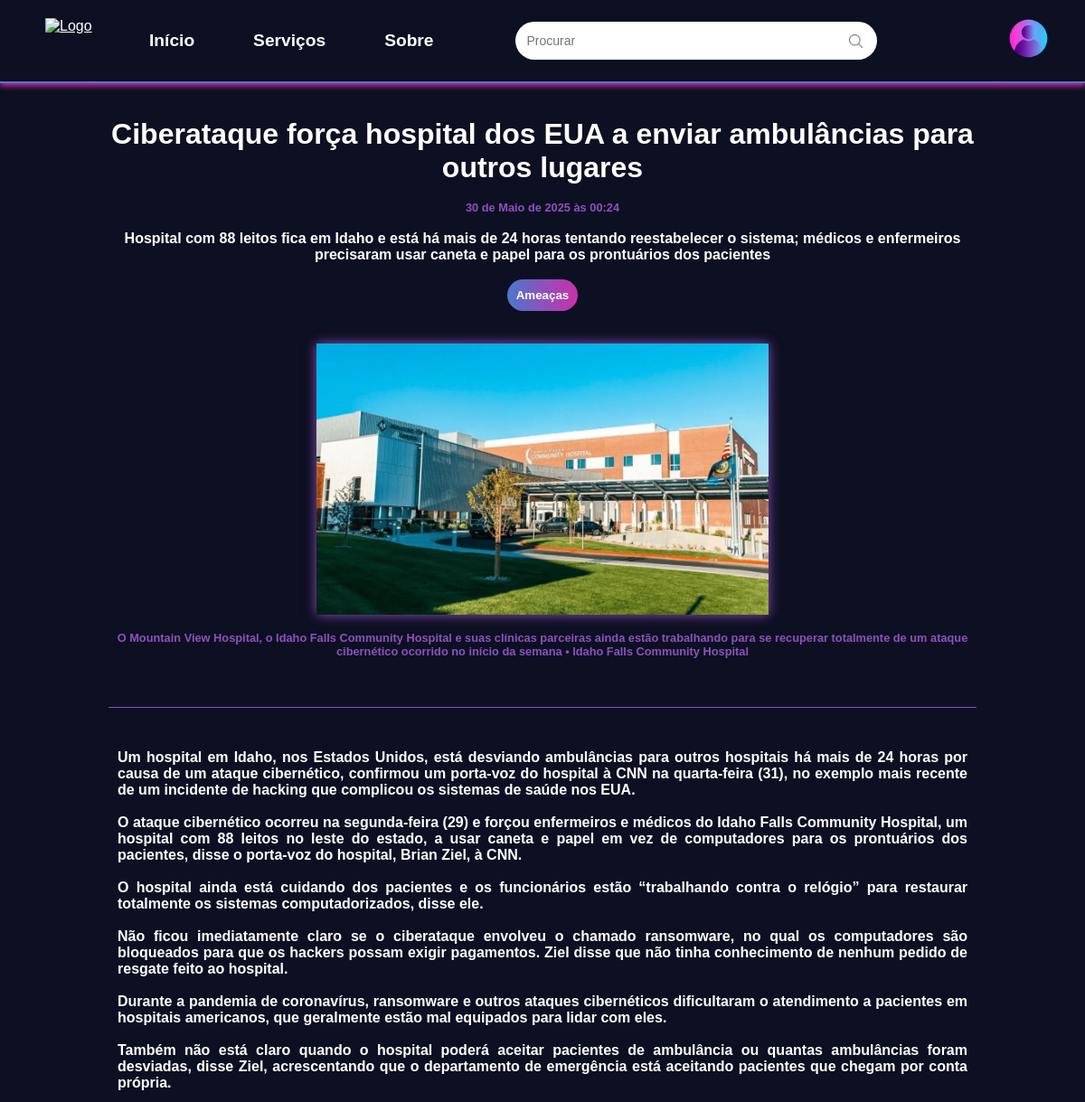
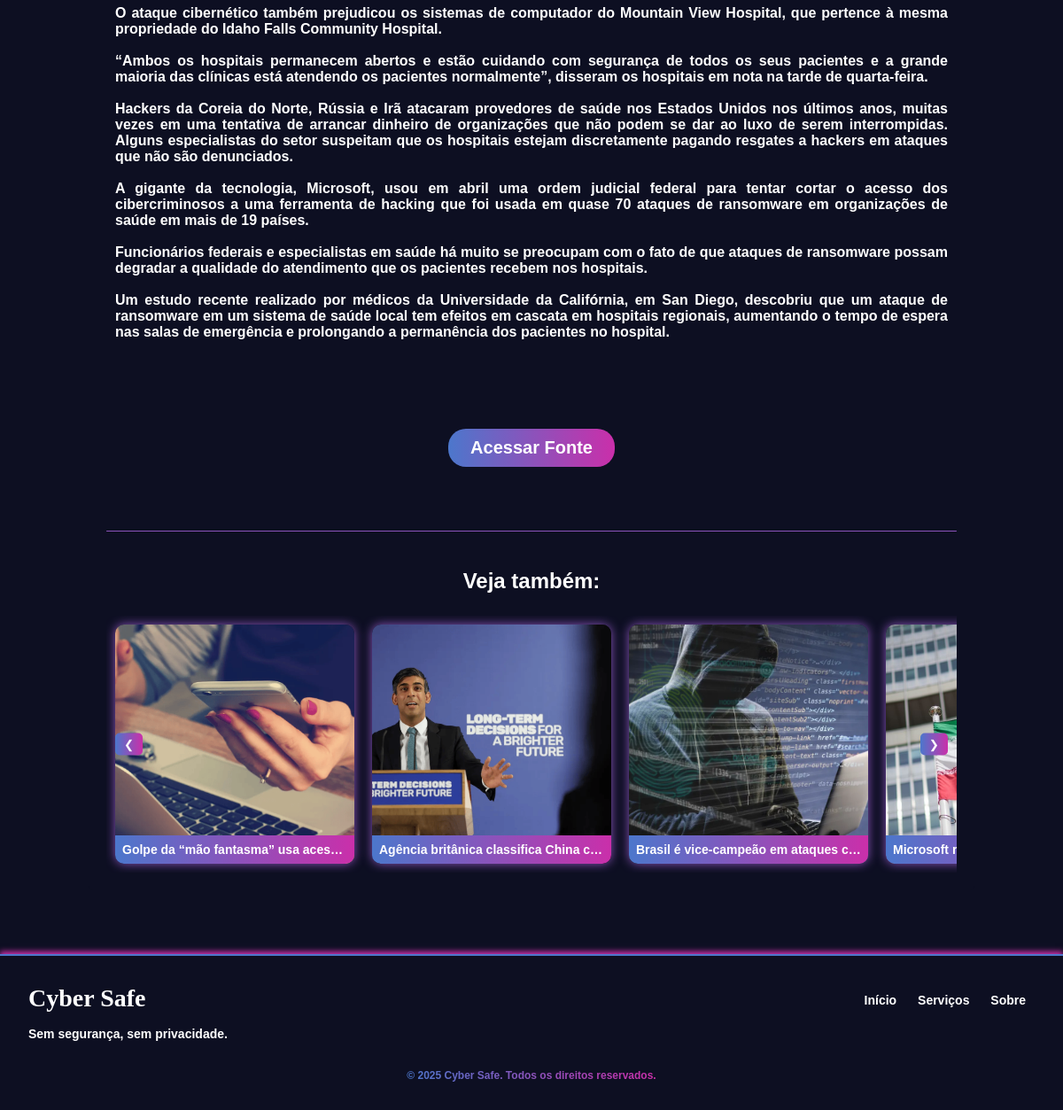
The app's page /noticia/37/ with its own data (2 pictures, top to bottom).
### learning_logs/models.py (models this page shows, shortened)
class Noticia(models.Model):
    titulo = models.CharField(max_length=255)
    descricao = models.TextField(blank=True, null=True)
    descricao_imagem = models.TextField(blank=True, null=True)
    descricao_imagem2 = models.TextField(blank=True, null=True)
    imagem = models.ImageField(upload_to='noticias/', blank=True, null=True)
    imagem2 = models.ImageField(upload_to='noticias/', blank=True, null=True)
    conteudo = models.TextField()
    conteudo2 = models.TextField(blank=True, null=True)
    link = models.URLField(null=True, blank=True)
    data_publicacao = models.DateTimeField(auto_now_add=True)
    categoria = models.CharField(max_length=100, choices=[
        ('vulnerabilidades', 'Vulnerabilidades'),
        ('ameaças', 'Ameaças'),
        ('tendencias', 'Tendências'),
        ('ciberseguranca', 'Cibersegurança'),
    ])

### learning_logs/views.py (the view)
# urls.py: path('noticia/<int:pk>/', views.noticia, name='noticia'),
def noticia(request, pk):
    noticia = get_object_or_404(Noticia, pk=pk)
    noticias_mesma_categoria = Noticia.objects.filter(
        categoria=noticia.categoria
    ).exclude(pk=pk).order_by('-data_publicacao')
    context = {
        'noticia': noticia,
        'noticias_mesma_categoria': noticias_mesma_categoria,
    }
    return render(request, 'learning_logs/noticia.html', context)

### learning_logs/templates/learning_logs/noticia.html (shortened to what this page needs)
<!DOCTYPE html>
<html lang="pt-BR">
    {% extends "learning_logs/base.html" %}
    {% load static %}
    {% block extra_css %}
        <link rel="stylesheet" href="{% static 'learning_logs/css/index.css' %}">
    {% endblock %}
    {% block content %}
    <div class="corpo-noticia">
        <br>
        <h1>{{ noticia.titulo }}</h1>
        <br>
        <p class="data">{{ noticia.data_publicacao }}</p>
        <br>
        <strong><p>{{ noticia.descricao }}</p></strong>
        <br>
        <div class="botao-ctg">
            <button type="submit">{{ noticia.categoria|title }}</button>
        </div>
        <br>
        <br>
        <img src="{{ noticia.imagem.url }}" alt="{{ noticia.titulo }}" class="noticia-img" width="500" height="300">
        <br>
        {% if noticia.descricao_imagem %}
        <p class="desc-img">{{ noticia.descricao_imagem }}</p>
        {% endif %}
        <br>
        <br>
        <br>
        <br>
        <br>
        <p class="conteudo">{{ noticia.conteudo|safe }}</p>
        <br>
        <br>
        <br>
        <br>
        <br>
        <div class="botao-noticia">
            <a href="{{ noticia.link }}"><button type="submit">Acessar Fonte</button></a>
        </div>
        <br>
        <br>
        <br>
        <br>
        <br>
        <br>
        <div class="categoria">
            <h2>Veja também:</h2>
            <br>
            <div class="carousel">
                <button class="carousel-button prev">❮</button>
                <div class="carousel-items">
                    {% for noticia in noticias_mesma_categoria %}
                        <div class="carousel-item">
                            <a href="{% url 'noticia' noticia.pk %}">
                                <img src="{{ noticia.imagem.url }}" alt="{{ noticia.titulo }}">
                            </a>
                            <h3>{{ noticia.titulo }}</h3>
                        </div>
                    {% empty %}
                        <p>Não há outras notícias nesta categoria.</p>
                    {% endfor %}
                </div>
                <button class="carousel-button next">❯</button>
            </div>
        </div>
    </div>
    <br>
    <br>
    <br>
    <br>
{% endblock content %}

### learning_logs/static/learning_logs/css/base.css (style rules this page uses)
* { margin: 0; padding: 0; box-sizing: border-box; color: rgb(255, 255, 255); }
body { background-color: #0d0f22; }

### learning_logs/static/learning_logs/css/index.css (style rules this page uses)
.corpo-noticia { font-family: 'Arial', sans-serif; font-weight: bold; text-align: justify; border-radius: 5px; margin-top: 3px; background-color: #0d0f22; padding: 20px; margin: 0 auto; max-width: 1000px; }
.corpo-noticia h1, strong { text-align: center; }
.conteudo { margin: 0 auto; max-width: 1000px; width: 100%; padding: 10px; }
.botao-ctg button { background: linear-gradient(to right, #4c77cc, #ca2faa); border: none; color: white; padding: 10px; border-radius: 20px; cursor: pointer; font-weight: bold; display: block; margin: 0 auto; }
.data { color: #8b53bb; text-align: center; font-size: 0.8em; }
.desc-img { color: #8b53bb; text-align: center; font-size: 0.8em; }
.noticia-img { box-shadow: 0 0 12px #8b53bb; display: block; margin: 0 auto; }
.botao-noticia button { background: linear-gradient(to right, #4c77cc, #ca2faa); border: none; color: white; font-size: 20px; padding: 10px 25px; border-radius: 20px; cursor: pointer; font-weight: bold; transition: 0.3s ease; display: block; margin: 0 auto; }
.botao-noticia a { text-decoration: none; }
.categoria { width: 100%; max-width: 100%; background: transparent; box-shadow: none; margin: 0 auto; }
.categoria h2 { text-align: center; text-transform: none; border-top-left-radius: 7px; border-top-right-radius: 7px; padding: 7px; }
.carousel { position: relative; overflow: hidden; width: 100%; max-width: 100%; margin: 0 auto; height: auto; }
.carousel-items { display: flex; transition: transform 0.5s ease-in-out; width: fit-content; margin: auto; }
.carousel-item { width: 270px; height: 270px; margin: 10px; border-radius: 10px; overflow: hidden; position: relative; box-shadow: 0 0 12px #8b53bb; }
.carousel-item img { width: 100%; height: 100%; object-fit: cover; position: absolute; top: 0; left: 0; }
.carousel-item h3 { position: absolute; bottom: 0; width: 100%; background: linear-gradient(to right, #4c77cc, #ca2faa); color: white; text-align: center; font-size: 14px; padding: 8px; margin: 0; white-space: nowrap; overflow: hidden; text-overflow: ellipsis; }
.carousel-button { background: rgba(0, 0, 0, 0.5); color: white; border: none; position: absolute; top: 50%; transform: translateY(-50%); padding: 5px 10px; cursor: pointer; border-radius: 5px; z-index: 2; }
.carousel-button.prev { left: 10px; background: linear-gradient(to right, #4c77cc, #ca2faa); }
.carousel-button.next { right: 10px; background: linear-gradient(to right, #4c77cc, #ca2faa); }

### records on screen
Noticia: titulo "Ciberataque força hospital dos EUA a enviar ambulâncias para outros lugares", data_publicacao "30 de Maio de 2025 às 00:24", descricao "Hospital com 88 leitos fica em Idaho e está há mais de 24 horas tentando reestabelecer o sistema; médicos e enfermeiros precisaram usar caneta e papel para os prontuários dos pacientes", categoria "Ameaças", imagem (picture), descricao_imagem "O Mountain View Hospital, o Idaho Falls Community Hospital e suas clínicas parceiras ainda estão trabalhando para se recuperar totalmente de um ataque cibernético ocorrido no início da semana • Idaho Falls Community Hospital", conteudo "Um hospital em Idaho, nos Estados Unidos, está desviando ambulâncias para outros hospitais há mais de 24 horas por causa de um ataque cibernético, confirmou um porta-voz do hospital à CNN na quarta-feira (31), no exemplo mais recente de um incidente de hacking que complicou os sistemas de saúde nos EUA. O ataque cibernético ocorreu na segunda-feira (29) e forçou enfermeiros e médicos do Idaho Falls Community Hospital, um hospital com 88 leitos no leste do estado, a usar caneta e papel em vez de computadores para os prontuários dos pacientes, disse o porta-voz do hospital, Brian Ziel, à CNN. O hospital ainda está cuidando dos pacientes e os funcionários estão “trabalhando contra o relógio”…"
Noticia: imagem (picture), titulo "Golpe da “mão fantasma” usa aces…"
Noticia: imagem (picture), titulo "Agência britânica classifica China c…"
Noticia: imagem (picture), titulo "Brasil é vice-campeão em ataques c…"
Noticia: imagem (picture), titulo "Microsoft relata atividade de hacker…"
